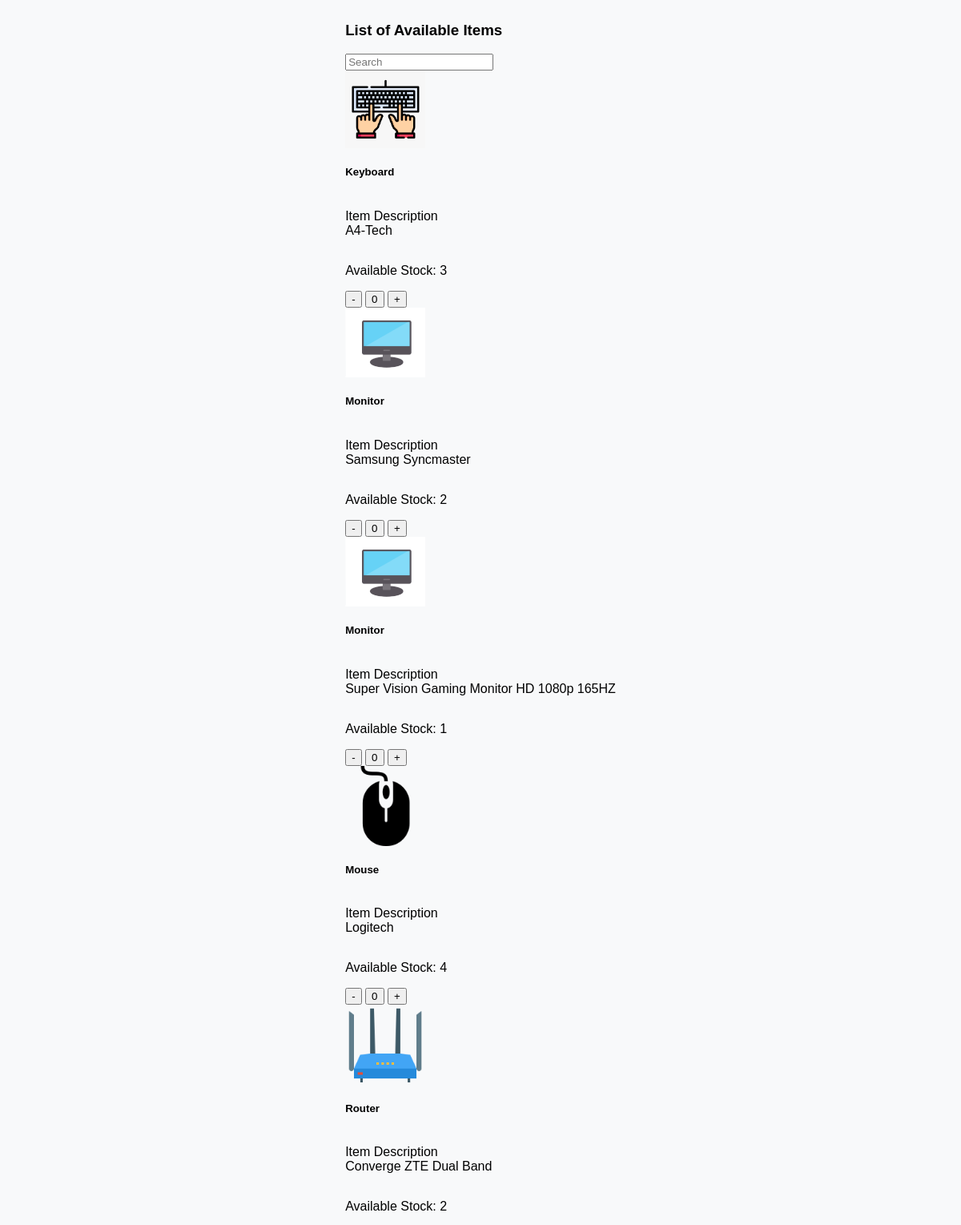
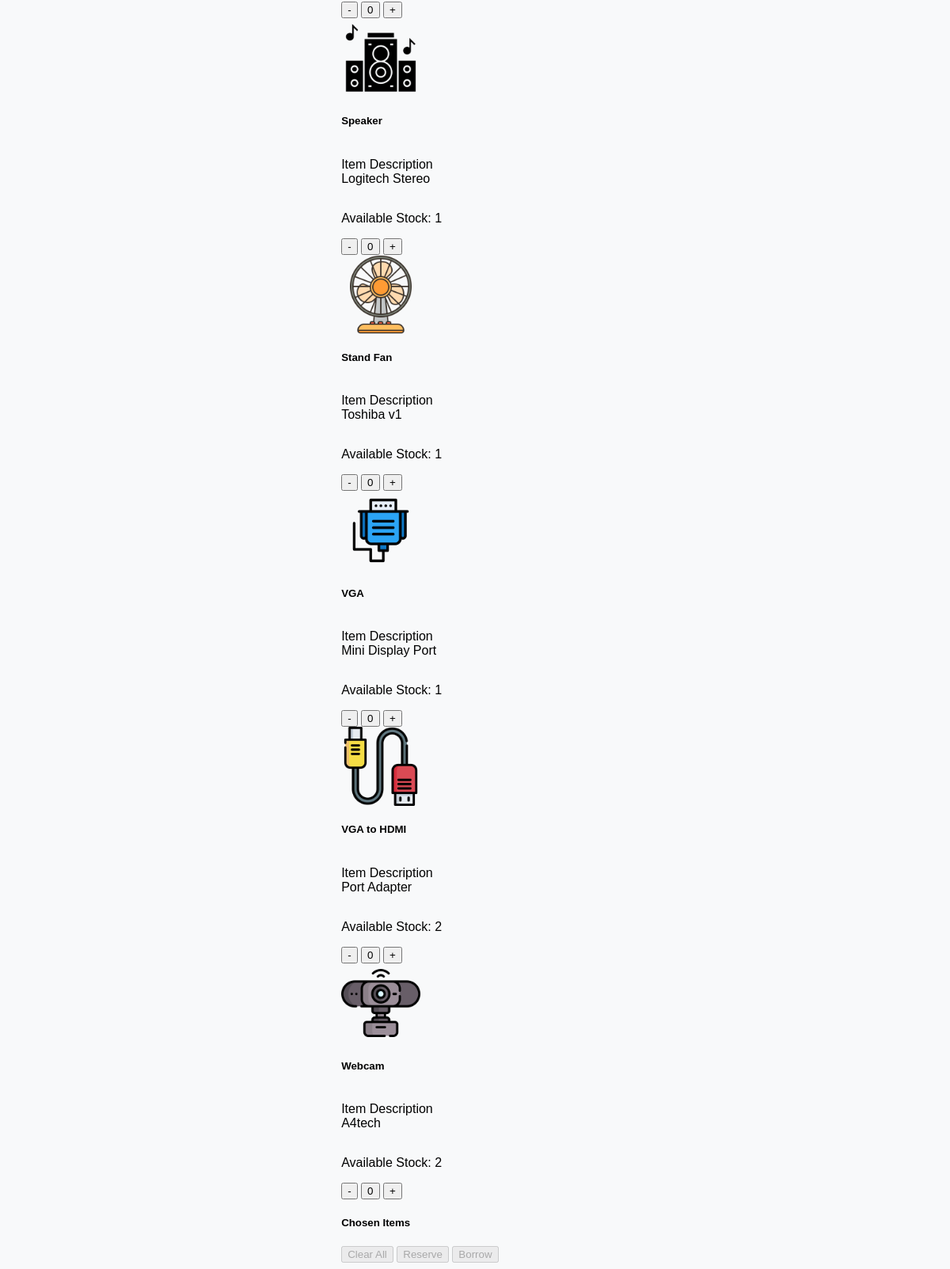
Page /DashboardBorrower/bwerdashboardpage.php on the committed database (2 pictures, top to bottom).
### tables this page shows
CREATE TABLE `tblitembrand` (
  `id` int(11) NOT NULL,
  `staffid` int(11) NOT NULL,
  `staffname` varchar(50) NOT NULL,
  `itembrand` varchar(50) NOT NULL,
  `categoryname` varchar(50) NOT NULL,
  `subcategoryname` varchar(50) NOT NULL,
  `borrowable` varchar(50) NOT NULL,
  `remarks` varchar(50) DEFAULT NULL,
  `modelno` varchar(50) NOT NULL,
  `serialno` varchar(50) DEFAULT NULL,
  `unitcost` decimal(10,0) NOT NULL,
  `status` varchar(50) NOT NULL,
  `itemcondition` varchar(50) NOT NULL,
  `datetimeadded` datetime NOT NULL,
  `assignfor` varchar(50) DEFAULT NULL,
  `datepurchased` date NOT NULL
);

### DashboardBorrower/bwerdashboardpage.php (the view, shortened to what this page needs)
<?php
include('bwerfunctions.php');
$queryitems = "SELECT *, COUNT(*) AS available_count FROM tblitembrand WHERE borrowable = 'Yes' AND status = 'Available' GROUP BY subcategoryname, itembrand";
$resultitems = mysqli_query($con, $queryitems);
$addedItemsArray = array();
?>
<main class="ccs-main-container">
    <div class="container mt-1">
        <div class="row">
            <div class="col-md-9">
                <div class="d-flex justify-content-between mb-1">
                    <h3 class="text-start"><i class="fas fa-tachometer-alt me-2"></i>List of Available Items</h3>
                    <div class="text-end">
                        <input type="text" class="form-control search-input mb-1" placeholder="Search" name="search" id="searchInput">
                    </div>
                </div>
                <div class="row row-cols-1 row-cols-md-4 g-1">
                    <?php
                    if (mysqli_num_rows($resultitems) > 0) {
                        while ($row = mysqli_fetch_assoc($resultitems)) {
                            $imagePath = '../DashboardCCSStaff/inventory/SubcategoryItemsimages/' . $row['subcategoryname'] . '.png';
                            echo '<div class="col">
                                    <div class="card">
                                        <div class="text-center mt-2">
                                            <img src="' . $imagePath . '" class="card-img-top" alt="Item Image" style="max-width: 100px; max-height: 100px;">
                                        </div>
                                        <div class="card-body">
                                            <h5 class="card-title">' . $row['subcategoryname'] . '</h5>
                                            <p class="card-text truncate-hover">Item Description <br>' . $row['itembrand'] . '</p>
                                            <p class="card-text">Available Stock: ' . $row['available_count'] . '</p>
                                            <div class="btn-group " role="group" aria-label="Basic example">
                                                <button type="button" class="btn btn-secondary" onclick="decrementCount(\'' . $row['subcategoryname'] . '\', \'' . $row['itembrand'] . '\')">-</button>
                                                <button type="button" class="btn btn-light count-btn" id="count_' . $row['subcategoryname'] . '_' . $row['itembrand'] . '">0</button>
                                                <button type="button" class="btn btn-secondary" onclick="incrementCount(\'' . $row['subcategoryname'] . '\', \'' . $row['itembrand'] . '\', ' . $row['available_count'] . ')">+</button>
                                            </div>
                                        </div>
                                    </div>
                                </div>';
                        }
                    } else {
                        echo '<div class="text-center">
                                <h3>No borrowable items available at the moment.</h3>
                              </div>';
                    }
                    ?>
                </div>
            </div>
            <div class="col-md-3">
                <div class="card">
                    <div class="card-body">
                        <h5 class="card-title">Chosen Items</h5>
                        <div class="text-end">
                            <button type="button" class="btn btn-danger btn-sm clear-btn" onclick="clearitem()" <?php echo empty($addedItemsArray) ? 'disabled' : ''; ?>>Clear All</button>
                            <button type="button" id="reserve-btn" class="btn btn-primary btn-sm reserve-btn" <?php echo empty($addedItemsArray) ? 'disabled' : ''; ?>>Reserve</button>
                            <button type="button" id="borrow-btn" class="btn btn-success btn-sm borrow-btn" <?php echo empty($addedItemsArray) ? 'disabled' : ''; ?>>Borrow</button>
                        </div>
                    </div>
                </div>
            </div>
        </div>
    </div>
</main>

### DashboardBorrower/bwerdashboardpage.php (style rules this page uses)
.ccs-main-container { display: flex; justify-content: center; }
.truncate-hover { max-width: 100%; white-space: nowrap; overflow: hidden; text-overflow: ellipsis; display: inline-block; position: relative; }

### rows in the picture
tblitembrand: subcategoryname (picture), subcategoryname "Keyboard", itembrand "A4-Tech", available_count "3"
tblitembrand: subcategoryname (picture), subcategoryname "Monitor", itembrand "Samsung Syncmaster", available_count "2"
tblitembrand: subcategoryname (picture), subcategoryname "Monitor", itembrand "Super Vision Gaming Monitor HD 1080p 165HZ", available_count "1"
tblitembrand: subcategoryname (picture), subcategoryname "Mouse", itembrand "Logitech", available_count "4"
tblitembrand: subcategoryname (picture), subcategoryname "Router", itembrand "Converge ZTE Dual Band", available_count "2"
tblitembrand: subcategoryname (picture), subcategoryname "Speaker", itembrand "Logitech Stereo", available_count "1"
tblitembrand: subcategoryname (picture), subcategoryname "Stand Fan", itembrand "Toshiba v1", available_count "1"
tblitembrand: shows a picture, subcategoryname "VGA", itembrand "Mini Display Port", available_count "1"
tblitembrand: subcategoryname (picture), subcategoryname "VGA to HDMI", itembrand "Port Adapter", available_count "2"
tblitembrand: subcategoryname (picture), subcategoryname "Webcam", itembrand "A4tech", available_count "2"
